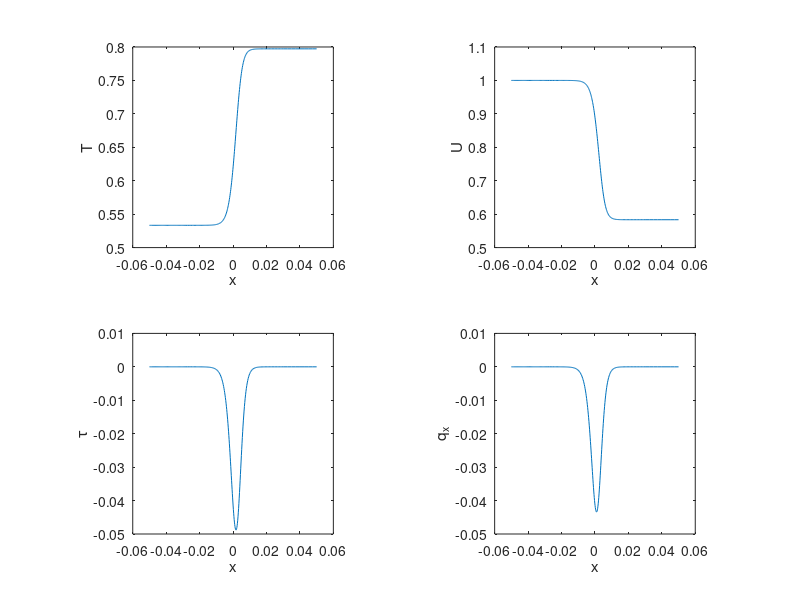

Source code (MATLAB):
function Shock()
%% %%%%%%%%%%%%%%%%%%%%%%%%%%%%%%%%%%%%%%%%%%%%%%%%%%%%%%%%%%%%%%%%%%%%%%%%
%           Matlab Program for the shock structure calculations
%                  coded by Manuel Diaz, NTU, 2015.03.21
%
% Refs:
% [1] Xu, Kun. "A gas-kinetic BGK scheme for the Navier???Stokes equations
%     and its connection with artificial dissipation and Godunov method."
%     Journal of Computational Physics 171.1 (2001): 289-335.  
% [2] Gilbarg, Dj, and D. Paolucci. "The structure of shock waves in the
%     continuum theory of fluids." journal of Rational Mechanics and
%     Analysis 2.5 (1953): 617-642.  
%
%%%%%%%%%%%%%%%%%%%%%%%%%%%%%%%%%%%%%%%%%%%%%%%%%%%%%%%%%%%%%%%%%%%%%%%%%%%
clear; %clc; close all;

% parameters
M=1.5; %mach number
gamma=5/3;
Pr=2/3;
eps=1e-12;

%upstream states:
r1=1.0;
u1=1.0;
mu1=0.00025;
p1=1/gamma/M^2;
T1=2*p1/r1;

%downstream states:
r2=(gamma+1)*M^2/(2+(gamma-1)*M^2)*r1;
u2=((gamma-1)/(gamma+1)+2/(gamma+1)/M^2)*u1;
p2=(2*gamma/(gamma+1)*M^2-(gamma-1)/(gamma+1))*p1;
T2=2*p2/r2;

%conservations:
A=r1*u1;
B=r1*u1^2+p1;
C=(1/2*r1*u1^2+p1/(gamma-1)+p1)*u1;

%ODE solver:
y0=[T2; -u2*(1+eps)]; %downstream states [T2; -U2]
tspan=[-0.05,0.05]; %x=-tspan, solve from downstream to upstream
options = odeset('RelTol',1e-6,'AbsTol',[1e-8 1e-8]);
[t, y]=ode45(@Fb,tspan, y0, options);
x=-t;
T=y(:,1);
u=-y(:,2);
mu=mu1* (T/T1).^0.8; 
ux=-3/4./mu.*(B-A*u-1/2*A*T./u); %U_x
Tx=4/5*Pr./mu.*(-1/2*A*u.^2+3/4*A*T-C+B*u); %T_x
r=A./u; %density
p=r.*T/2; %pressure
c = sqrt(gamma*T); %sound speed

% normal stress and heat flux 
tau_nn = 4/3*mu.*ux./(2*p);
q_x = -5/4*(mu/Pr).*Tx./(2*p.*c);

%plot T and u:
figure(1)
subplot(221); plot(x,T); xlabel('x'); ylabel('T'); axis('square');
subplot(222); plot(x,u); xlabel('x'); ylabel('U'); axis('square');
subplot(223); plot(x,tau_nn); xlabel('x'); ylabel('\tau'); axis('square');
subplot(224); plot(x,q_x); xlabel('x'); ylabel('q_x'); axis('square');

end

function dy=Fb(t,y)
%y(1): T
%y(2): -U
%t: -x
M=1.5; %mach number
gamma=5/3;
Pr=2/3;
%upstream states:
r1=1.0;
u1=1.0;
mu1=0.0005;
p1=1/gamma/M^2;
T1=2*p1/r1;
A=r1*u1;
B=r1*u1^2+p1;
C=(1/2*r1*u1^2+p1/(gamma-1)+p1)*u1;
mu=mu1*(y(1)/T1)^0.8;
%mu=mu1;
dy=[0;0];
dy(1)=4/5*Pr/mu*(1/2*A*y(2)^2-3/4*A*y(1)+C+B*y(2)); % -T_x
dy(2)=3/4/mu*(-B-A*y(2)-1/2*A*y(1)/y(2)); % U_x
end

%% write output files:
% out(:,1)=x;
% out(:,2)=T;
% save t out -ascii %save [x T] in file 't'
% out(:,1)=x;
% out(:,2)=u;
% save u out -ascii %save [x U] in file 'u'
% out(:,1)=x;
% out(:,2)=p;
% save p out -ascii %save [x p] in file 'p'
% out(:,1)=x;
% out(:,2)=r;
% save r out -ascii %save [x rho] in file 'r'
% out(:,1)=x;
% out(:,2)=mu;
% save mu out -ascii %save [x mu] in file 'mu'
% out(:,1)=x;
% out(:,2)=ux;
% save ux out -ascii %save [x U_x] in file 'ux'
% out(:,1)=x;
% out(:,2)=Tx;
% save tx out -ascii %save [x T_x] in file 'tx'
% out(:,1)=x;
% out(:,2)=4/3*mu.*ux./(2*p);
% save v out -ascii %save in file 'v'
% out(:,1)=x;
% out(:,2)=5/4/Pr*mu.*Tx./p./sqrt(gamma*T/2);
% save h out -ascii %save in file 'h'
